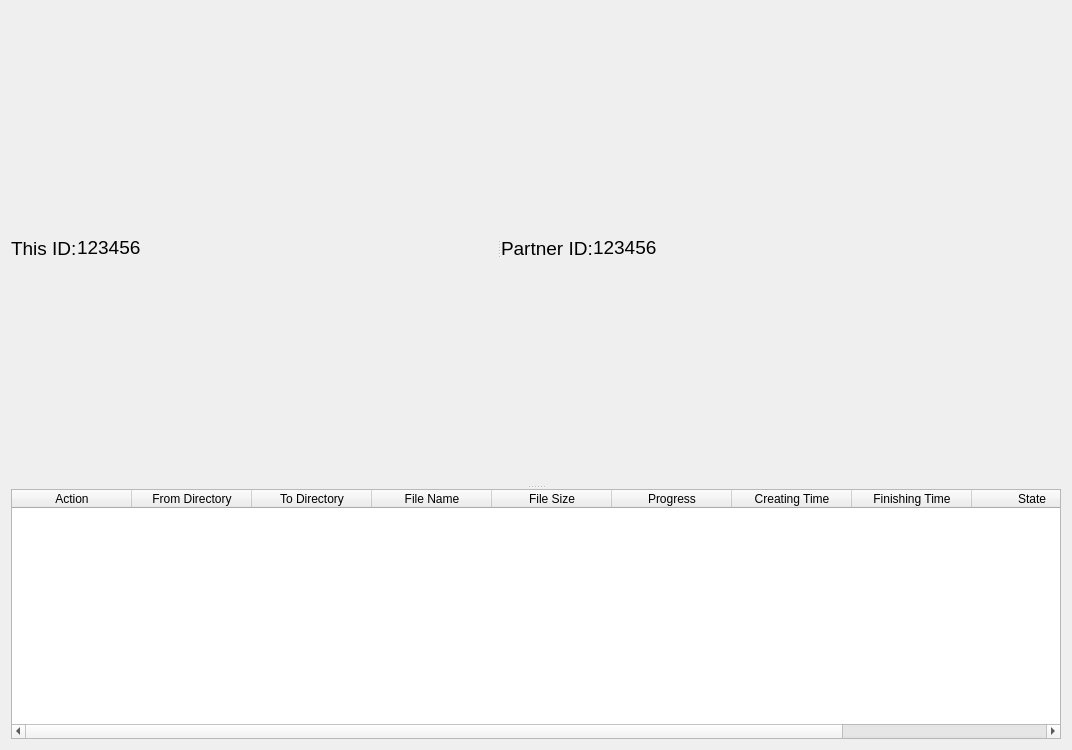
<?xml version="1.0" encoding="UTF-8"?>
<ui version="4.0">
 <class>FileTransmissionViewer</class>
 <widget class="QWidget" name="FileTransmissionViewer">
  <property name="geometry">
   <rect>
    <x>0</x>
    <y>0</y>
    <width>1072</width>
    <height>750</height>
   </rect>
  </property>
  <property name="windowTitle">
   <string>Form</string>
  </property>
  <layout class="QVBoxLayout" name="verticalLayout_2">
   <item>
    <widget class="QSplitter" name="splitter_2">
     <property name="orientation">
      <enum>Qt::Vertical</enum>
     </property>
     <property name="childrenCollapsible">
      <bool>false</bool>
     </property>
     <widget class="QSplitter" name="splitter">
      <property name="orientation">
       <enum>Qt::Horizontal</enum>
      </property>
      <property name="childrenCollapsible">
       <bool>false</bool>
      </property>
      <widget class="QWidget" name="panelLeft" native="true">
       <layout class="QVBoxLayout" name="verticalLayout">
        <property name="spacing">
         <number>0</number>
        </property>
        <property name="leftMargin">
         <number>0</number>
        </property>
        <property name="topMargin">
         <number>0</number>
        </property>
        <property name="rightMargin">
         <number>0</number>
        </property>
        <property name="bottomMargin">
         <number>0</number>
        </property>
        <item>
         <layout class="QHBoxLayout" name="horizontalLayout_2">
          <property name="spacing">
           <number>0</number>
          </property>
          <item>
           <widget class="QLabel" name="label">
            <property name="font">
             <font>
              <family>Arial</family>
              <pointsize>14</pointsize>
              <bold>false</bold>
             </font>
            </property>
            <property name="text">
             <string>This ID:</string>
            </property>
           </widget>
          </item>
          <item>
           <widget class="QLabel" name="lblLocalId">
            <property name="font">
             <font>
              <family>Arial</family>
              <pointsize>14</pointsize>
              <bold>false</bold>
             </font>
            </property>
            <property name="text">
             <string>123456</string>
            </property>
            <property name="textInteractionFlags">
             <set>Qt::LinksAccessibleByMouse|Qt::TextSelectableByKeyboard|Qt::TextSelectableByMouse</set>
            </property>
           </widget>
          </item>
          <item>
           <spacer name="horizontalSpacer">
            <property name="orientation">
             <enum>Qt::Horizontal</enum>
            </property>
            <property name="sizeHint" stdset="0">
             <size>
              <width>40</width>
              <height>20</height>
             </size>
            </property>
           </spacer>
          </item>
         </layout>
        </item>
       </layout>
      </widget>
      <widget class="QWidget" name="panelRight" native="true">
       <layout class="QVBoxLayout" name="verticalLayout_3">
        <property name="spacing">
         <number>0</number>
        </property>
        <property name="leftMargin">
         <number>0</number>
        </property>
        <property name="topMargin">
         <number>0</number>
        </property>
        <property name="rightMargin">
         <number>0</number>
        </property>
        <property name="bottomMargin">
         <number>0</number>
        </property>
        <item>
         <layout class="QHBoxLayout" name="horizontalLayout">
          <property name="spacing">
           <number>0</number>
          </property>
          <item>
           <widget class="QLabel" name="label_2">
            <property name="font">
             <font>
              <family>Arial</family>
              <pointsize>14</pointsize>
              <bold>false</bold>
             </font>
            </property>
            <property name="text">
             <string>Partner ID:</string>
            </property>
           </widget>
          </item>
          <item>
           <widget class="QLabel" name="lblPartnerId">
            <property name="font">
             <font>
              <family>Arial</family>
              <pointsize>14</pointsize>
              <bold>false</bold>
             </font>
            </property>
            <property name="text">
             <string>123456</string>
            </property>
            <property name="textInteractionFlags">
             <set>Qt::LinksAccessibleByMouse|Qt::TextSelectableByKeyboard|Qt::TextSelectableByMouse</set>
            </property>
           </widget>
          </item>
          <item>
           <spacer name="horizontalSpacer_2">
            <property name="orientation">
             <enum>Qt::Horizontal</enum>
            </property>
            <property name="sizeHint" stdset="0">
             <size>
              <width>40</width>
              <height>20</height>
             </size>
            </property>
           </spacer>
          </item>
         </layout>
        </item>
       </layout>
      </widget>
     </widget>
     <widget class="QTableWidget" name="tblTasks">
      <property name="maximumSize">
       <size>
        <width>16777215</width>
        <height>250</height>
       </size>
      </property>
      <property name="contextMenuPolicy">
       <enum>Qt::ActionsContextMenu</enum>
      </property>
      <property name="editTriggers">
       <set>QAbstractItemView::NoEditTriggers</set>
      </property>
      <property name="selectionMode">
       <enum>QAbstractItemView::SingleSelection</enum>
      </property>
      <property name="selectionBehavior">
       <enum>QAbstractItemView::SelectRows</enum>
      </property>
      <attribute name="horizontalHeaderDefaultSectionSize">
       <number>120</number>
      </attribute>
      <column>
       <property name="text">
        <string>Action</string>
       </property>
      </column>
      <column>
       <property name="text">
        <string>From Directory</string>
       </property>
      </column>
      <column>
       <property name="text">
        <string>To Directory</string>
       </property>
      </column>
      <column>
       <property name="text">
        <string>File Name</string>
       </property>
      </column>
      <column>
       <property name="text">
        <string>File Size</string>
       </property>
      </column>
      <column>
       <property name="text">
        <string>Progress</string>
       </property>
      </column>
      <column>
       <property name="text">
        <string>Creating Time</string>
       </property>
      </column>
      <column>
       <property name="text">
        <string>Finishing Time</string>
       </property>
      </column>
      <column>
       <property name="text">
        <string>State</string>
       </property>
      </column>
      <column>
       <property name="text">
        <string>Reason</string>
       </property>
      </column>
     </widget>
    </widget>
   </item>
  </layout>
 </widget>
 <resources/>
 <connections/>
</ui>
